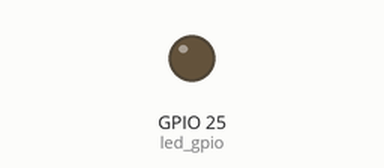
This sketch was run on a simulated ESP32. Shown: output pins drawn as LEDs (lit = HIGH).

Above: at 0.05 s.
Timing chart, 0 to 5.9 s (numbered marks = the images above):
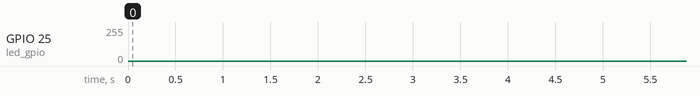

Measured:
- by itself, GPIO 25 (led_gpio): 0/255 → 149/255 at 40.0 s

The sketch:

task4.ino
```cpp
const byte led_gpio = 25; // the PWM pin the LED is attached to


// the setup routine runs once when you press reset:
void setup() {
  ledcAttachPin(led_gpio, 0); // assign a led pins to a channel

  // Initialize channels
  // channels 0-15, resolution 1-16 bits, freq limits depend on resolution
  // ledcSetup(uint8_t channel, uint32_t freq, uint8_t resolution_bits);
  ledcSetup(0, 4000, 8); // 12 kHz PWM, 8-bit resolution
}

// the loop routine runs over and over again forever:
void loop() {
  for(int i = 0; i < 255; i+=5)
  {
     ledcWrite(0, i);
     delay(5);
  }
  ledcWrite(0, 0);
}
```
